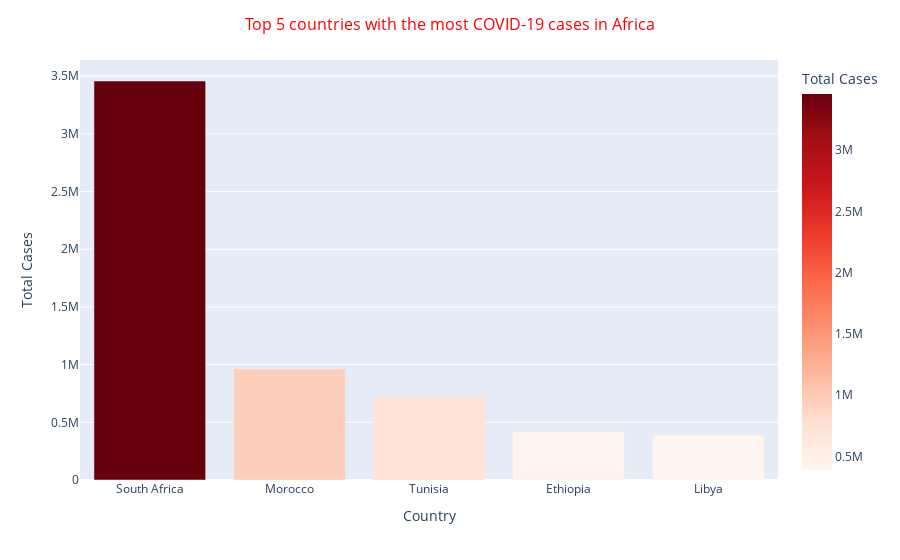

The code cell stored with this chart in its notebook:
### Markdown cell above
COVID-19 Cases

### Code cell
df1 =  df.sort_values(by=['Total Cases'] , ascending=False).reset_index().head()
fig =  px.bar(df1 , x='Country' , y='Total Cases' , color = 'Total Cases' , color_continuous_scale='reds')
fig.update_layout(title='Top 5 countries with the most COVID-19 cases in Africa',title_x = 0.5 , title_font = dict(size=16 , color='red'))
fig.show()

### Figure 1 — Plotly figure (JSON) as saved in the notebook; plotly's stock layout.template omitted (floating-point values rounded to 4 significant figures)
{"data": [{"alignmentgroup": "True", "hovertemplate": "Country=%{x}<br>Total Cases=%{marker.color}<extra></extra>", "legendgroup": "", "marker": {"color": [3458286, 963092, 726706, 420342, 388734], "coloraxis": "coloraxis", "pattern": {"shape": ""}}, "name": "", "offsetgroup": "", "orientation": "v", "showlegend": false, "textposition": "auto", "type": "bar", "x": ["South Africa", "Morocco", "Tunisia", "Ethiopia", "Libya"], "xaxis": "x", "y": [3458286, 963092, 726706, 420342, 388734], "yaxis": "y"}], "layout": {"barmode": "relative", "coloraxis": {"colorbar": {"title": {"text": "Total Cases"}}, "colorscale": [[0, "rgb(255,245,240)"], [0.125, "rgb(254,224,210)"], [0.25, "rgb(252,187,161)"], [0.375, "rgb(252,146,114)"], [0.5, "rgb(251,106,74)"], [0.625, "rgb(239,59,44)"], [0.75, "rgb(203,24,29)"], [0.875, "rgb(165,15,21)"], [1, "rgb(103,0,13)"]]}, "legend": {"tracegroupgap": 0}, "margin": {"t": 60}, "title": {"font": {"color": "red", "size": 16}, "text": "Top 5 countries with the most COVID-19 cases in Africa", "x": 0.5}, "xaxis": {"anchor": "y", "domain": [0, 1], "title": {"text": "Country"}}, "yaxis": {"anchor": "x", "domain": [0, 1], "title": {"text": "Total Cases"}}}}
